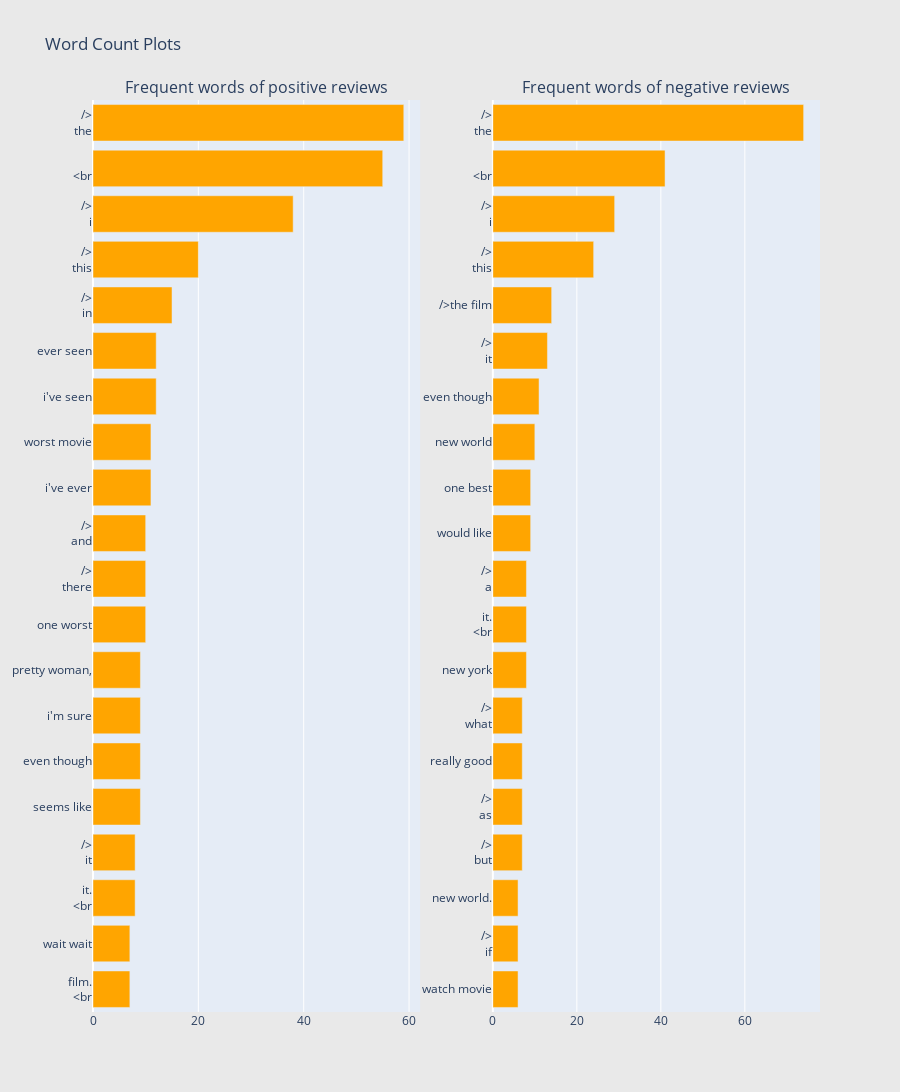
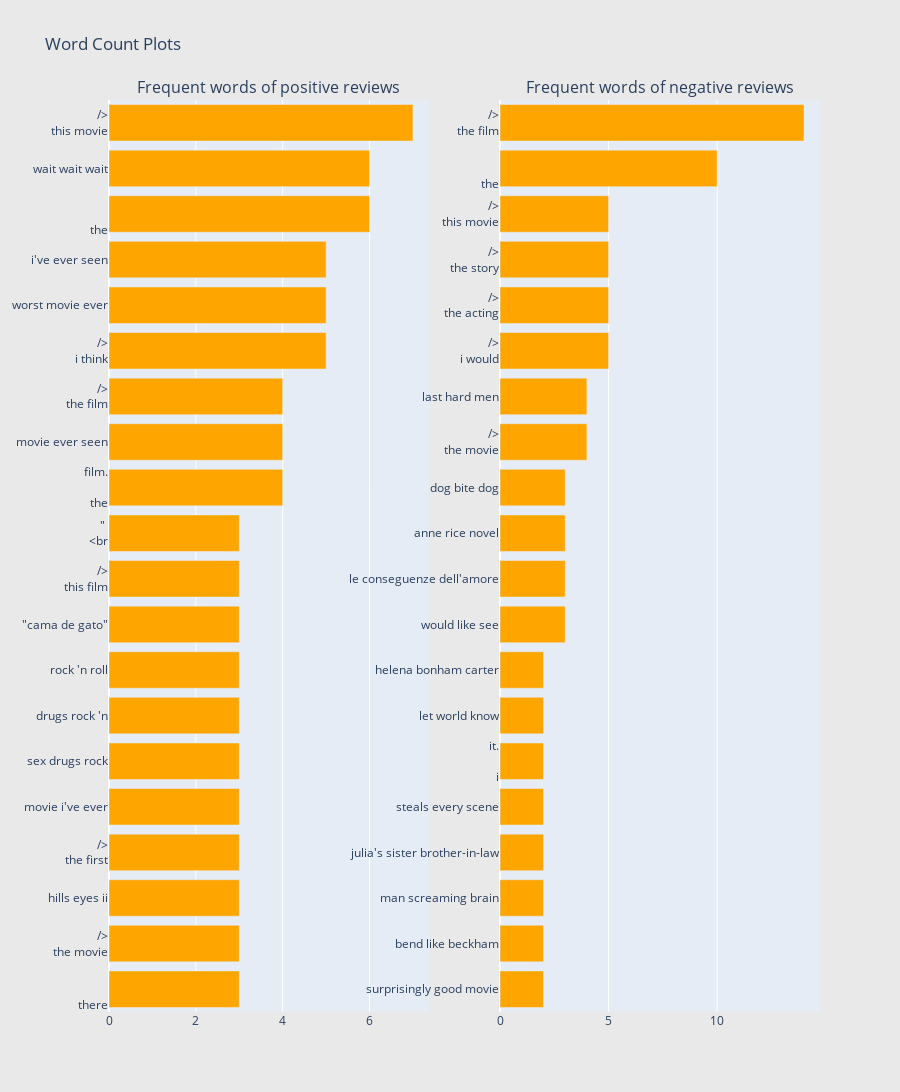

Write notebook code for charts like these, in order.
### Code cell
#Gram analysis on Training set- Bigram and Trigram
stopword=set(stopwords.words('english'))
def gram_analysis(data,gram):
    tokens=[t for t in data.lower().split(" ") if t!="" if t not in stopword]
    ngrams=zip(*[tokens[i:] for i in range(gram)])
    final_tokens=[" ".join(z) for z in ngrams]
    return final_tokens


#Create frequency grams for analysis
    
def create_dict(data,grams):
    freq_dict=defaultdict(int)
    for sentence in data:
        for tokens in gram_analysis(sentence,grams):
            freq_dict[tokens]+=1
    return freq_dict

def horizontal_bar_chart(df, color):
    trace = go.Bar(
        y=df["n_gram_words"].values[::-1],
        x=df["n_gram_frequency"].values[::-1],
        showlegend=False,
        orientation = 'h',
        marker=dict(
            color=color,
        ),
    )
    return trace



def create_new_df(freq_dict,):
    freq_df=pd.DataFrame(sorted(freq_dict.items(),key=lambda z:z[1])[::-1])
    freq_df.columns=['n_gram_words','n_gram_frequency']
    #print(freq_df.head())
    #plt.barh(freq_df['n_gram_words'][:20],freq_df['n_gram_frequency'][:20],linewidth=0.3)
    #plt.show()
    trace=horizontal_bar_chart(freq_df[:20],'orange')
    return trace
    
def plot_grams(trace_zero,trace_one):
    fig = tools.make_subplots(rows=1, cols=2, vertical_spacing=0.04,
                          subplot_titles=["Frequent words of positive reviews", 
                                          "Frequent words of negative reviews"])
    fig.append_trace(trace_zero, 1, 1)
    fig.append_trace(trace_ones, 1, 2)
    fig['layout'].update(height=1200, width=900, paper_bgcolor='rgb(233,233,233)', title="Word Count Plots")
    py.iplot(fig, filename='word-plots')
    
    
train_df_zero=count_bad['review']
train_df_ones=count_good['review']

print("Bi-gram analysis")
freq_train_df_zero=create_dict(train_df_zero[:200],2)
#print(freq_train_df_zero)
trace_zero=create_new_df(freq_train_df_zero)
freq_train_df_ones=create_dict(train_df_ones[:200],2)
#print(freq_train_df_zero)
trace_ones=create_new_df(freq_train_df_ones)
plot_grams(trace_zero,trace_ones)
print("Tri-gram analysis")
freq_train_df_zero=create_dict(train_df_zero[:200],3)
#print(freq_train_df_zero)
trace_zero=create_new_df(freq_train_df_zero)
freq_train_df_ones=create_dict(train_df_ones[:200],3)
#print(freq_train_df_zero)
trace_ones=create_new_df(freq_train_df_ones)
plot_grams(trace_zero,trace_ones)

### Figure 1 — Plotly figure (JSON) as saved in the notebook; plotly's stock layout.template omitted (floating-point values rounded to 4 significant figures)
{"data": [{"marker": {"color": "orange"}, "orientation": "h", "showlegend": false, "type": "bar", "x": [7, 7, 8, 8, 9, 9, 9, 9, 10, 10, 10, 11, 11, 12, 12, 15, 20, 38, 55, 59], "xaxis": "x", "y": ["film.<br /><br", "wait wait", "it.<br /><br", "/><br />it", "seems like", "even though", "i'm sure", "pretty woman,", "one worst", "/><br />there", "/><br />and", "i've ever", "worst movie", "i've seen", "ever seen", "/><br />in", "/><br />this", "/><br />i", "<br /><br", "/><br />the"], "yaxis": "y"}, {"marker": {"color": "orange"}, "orientation": "h", "showlegend": false, "type": "bar", "x": [6, 6, 6, 7, 7, 7, 7, 8, 8, 8, 9, 9, 10, 11, 13, 14, 24, 29, 41, 74], "xaxis": "x2", "y": ["watch movie", "/><br />if", "new world.", "/><br />but", "/><br />as", "really good", "/><br />what", "new york", "it.<br /><br", "/><br />a", "would like", "one best", "new world", "even though", "/><br />it", "/>the film", "/><br />this", "/><br />i", "<br /><br", "/><br />the"], "yaxis": "y2"}], "layout": {"annotations": [{"font": {"size": 16}, "showarrow": false, "text": "Frequent words of positive reviews", "x": 0.225, "xanchor": "center", "xref": "paper", "y": 1, "yanchor": "bottom", "yref": "paper"}, {"font": {"size": 16}, "showarrow": false, "text": "Frequent words of negative reviews", "x": 0.775, "xanchor": "center", "xref": "paper", "y": 1, "yanchor": "bottom", "yref": "paper"}], "height": 1200, "paper_bgcolor": "rgb(233,233,233)", "title": {"text": "Word Count Plots"}, "width": 900, "xaxis": {"anchor": "y", "domain": [0, 0.45]}, "xaxis2": {"anchor": "y2", "domain": [0.55, 1]}, "yaxis": {"anchor": "x", "domain": [0, 1]}, "yaxis2": {"anchor": "x2", "domain": [0, 1]}}}

### Figure 2 — Plotly figure (JSON) as saved in the notebook; plotly's stock layout.template omitted (floating-point values rounded to 4 significant figures)
{"data": [{"marker": {"color": "orange"}, "orientation": "h", "showlegend": false, "type": "bar", "x": [3, 3, 3, 3, 3, 3, 3, 3, 3, 3, 3, 4, 4, 4, 5, 5, 5, 6, 6, 7], "xaxis": "x", "y": ["<br /><br />there", "/><br />the movie", "hills eyes ii", "/><br />the first", "movie i've ever", "sex drugs rock", "drugs rock 'n", "rock 'n roll", "\"cama de gato\"", "/><br />this film", "\" <br /><br", "film.<br /><br />the", "movie ever seen", "/><br />the film", "/><br />i think", "worst movie ever", "i've ever seen", "<br /><br />the", "wait wait wait", "/><br />this movie"], "yaxis": "y"}, {"marker": {"color": "orange"}, "orientation": "h", "showlegend": false, "type": "bar", "x": [2, 2, 2, 2, 2, 2, 2, 2, 3, 3, 3, 3, 4, 4, 5, 5, 5, 5, 10, 14], "xaxis": "x2", "y": ["surprisingly good movie", "bend like beckham", "man screaming brain", "julia's sister brother-in-law", "steals every scene", "it.<br /><br />i", "let world know", "helena bonham carter", "would like see", "le conseguenze dell'amore", "anne rice novel", "dog bite dog", "/><br />the movie", "last hard men", "/><br />i would", "/><br />the acting", "/><br />the story", "/><br />this movie", "<br /><br />the", "/><br />the film"], "yaxis": "y2"}], "layout": {"annotations": [{"font": {"size": 16}, "showarrow": false, "text": "Frequent words of positive reviews", "x": 0.225, "xanchor": "center", "xref": "paper", "y": 1, "yanchor": "bottom", "yref": "paper"}, {"font": {"size": 16}, "showarrow": false, "text": "Frequent words of negative reviews", "x": 0.775, "xanchor": "center", "xref": "paper", "y": 1, "yanchor": "bottom", "yref": "paper"}], "height": 1200, "paper_bgcolor": "rgb(233,233,233)", "title": {"text": "Word Count Plots"}, "width": 900, "xaxis": {"anchor": "y", "domain": [0, 0.45]}, "xaxis2": {"anchor": "y2", "domain": [0.55, 1]}, "yaxis": {"anchor": "x", "domain": [0, 1]}, "yaxis2": {"anchor": "x2", "domain": [0, 1]}}}
